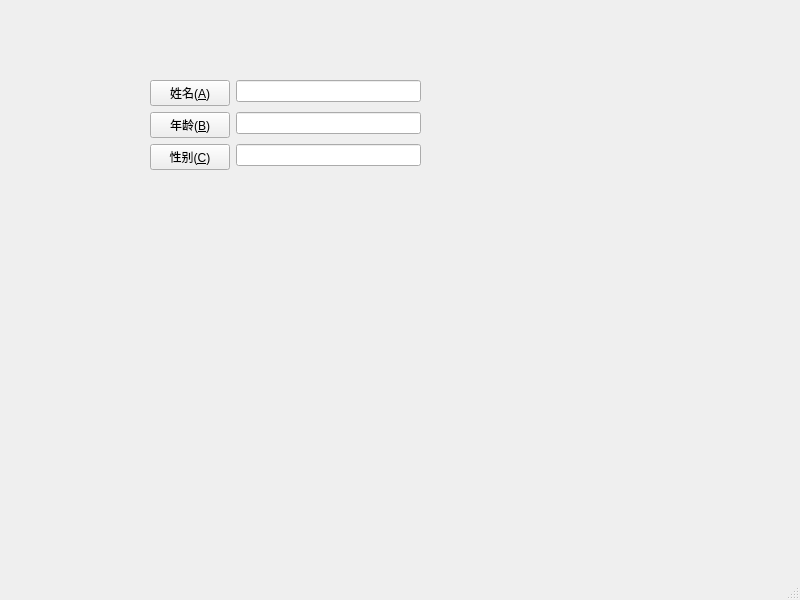
<?xml version="1.0" encoding="UTF-8"?>
<ui version="4.0">
 <class>MainWindow</class>
 <widget class="QMainWindow" name="MainWindow">
  <property name="geometry">
   <rect>
    <x>0</x>
    <y>0</y>
    <width>800</width>
    <height>600</height>
   </rect>
  </property>
  <property name="windowTitle">
   <string>MainWindow</string>
  </property>
  <widget class="QWidget" name="centralwidget">
   <widget class="QWidget" name="formLayoutWidget">
    <property name="geometry">
     <rect>
      <x>150</x>
      <y>80</y>
      <width>271</width>
      <height>301</height>
     </rect>
    </property>
    <layout class="QFormLayout" name="formLayout">
     <item row="0" column="0">
      <widget class="QPushButton" name="pushButton">
       <property name="text">
        <string>姓名(&amp;A)</string>
       </property>
      </widget>
     </item>
     <item row="1" column="0">
      <widget class="QPushButton" name="pushButton_2">
       <property name="text">
        <string>年龄(&amp;B)</string>
       </property>
      </widget>
     </item>
     <item row="2" column="0">
      <widget class="QPushButton" name="pushButton_3">
       <property name="text">
        <string>性别(&amp;C)</string>
       </property>
      </widget>
     </item>
     <item row="0" column="1">
      <widget class="QLineEdit" name="lineEdit"/>
     </item>
     <item row="1" column="1">
      <widget class="QLineEdit" name="lineEdit_2"/>
     </item>
     <item row="2" column="1">
      <widget class="QLineEdit" name="lineEdit_3"/>
     </item>
    </layout>
   </widget>
  </widget>
  <widget class="QMenuBar" name="menubar">
   <property name="geometry">
    <rect>
     <x>0</x>
     <y>0</y>
     <width>800</width>
     <height>23</height>
    </rect>
   </property>
  </widget>
  <widget class="QStatusBar" name="statusbar"/>
 </widget>
 <tabstops>
  <tabstop>lineEdit</tabstop>
  <tabstop>lineEdit_2</tabstop>
  <tabstop>lineEdit_3</tabstop>
  <tabstop>pushButton</tabstop>
  <tabstop>pushButton_2</tabstop>
  <tabstop>pushButton_3</tabstop>
 </tabstops>
 <resources/>
 <connections>
  <connection>
   <sender>pushButton</sender>
   <signal>clicked()</signal>
   <receiver>lineEdit</receiver>
   <slot>clear()</slot>
   <hints>
    <hint type="sourcelabel">
     <x>217</x>
     <y>119</y>
    </hint>
    <hint type="destinationlabel">
     <x>242</x>
     <y>111</y>
    </hint>
   </hints>
  </connection>
  <connection>
   <sender>pushButton_2</sender>
   <signal>clicked()</signal>
   <receiver>lineEdit_2</receiver>
   <slot>cut()</slot>
   <hints>
    <hint type="sourcelabel">
     <x>205</x>
     <y>145</y>
    </hint>
    <hint type="destinationlabel">
     <x>246</x>
     <y>145</y>
    </hint>
   </hints>
  </connection>
  <connection>
   <sender>pushButton_3</sender>
   <signal>windowTitleChanged(QString)</signal>
   <receiver>lineEdit_3</receiver>
   <slot>clear()</slot>
   <hints>
    <hint type="sourcelabel">
     <x>207</x>
     <y>170</y>
    </hint>
    <hint type="destinationlabel">
     <x>248</x>
     <y>172</y>
    </hint>
   </hints>
  </connection>
 </connections>
</ui>
